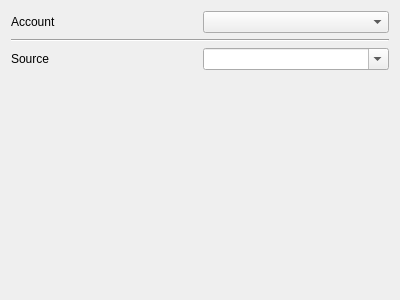
<?xml version="1.0" encoding="UTF-8"?>
<ui version="4.0">
 <class>Form</class>
 <widget class="QWidget" name="Form">
  <property name="geometry">
   <rect>
    <x>0</x>
    <y>0</y>
    <width>400</width>
    <height>300</height>
   </rect>
  </property>
  <property name="windowTitle">
   <string>Form</string>
  </property>
  <layout class="QGridLayout" name="gridLayout">
   <item row="2" column="0">
    <widget class="QLabel" name="label_2">
     <property name="text">
      <string>Source</string>
     </property>
    </widget>
   </item>
   <item row="3" column="1">
    <spacer name="verticalSpacer">
     <property name="orientation">
      <enum>Qt::Vertical</enum>
     </property>
     <property name="sizeHint" stdset="0">
      <size>
       <width>20</width>
       <height>40</height>
      </size>
     </property>
    </spacer>
   </item>
   <item row="0" column="0">
    <widget class="QLabel" name="label">
     <property name="text">
      <string>Account</string>
     </property>
    </widget>
   </item>
   <item row="2" column="1">
    <widget class="QComboBox" name="sourcename_combo">
     <property name="editable">
      <bool>true</bool>
     </property>
    </widget>
   </item>
   <item row="0" column="1">
    <widget class="QComboBox" name="account_combo"/>
   </item>
   <item row="1" column="0" colspan="2">
    <widget class="Line" name="line">
     <property name="orientation">
      <enum>Qt::Horizontal</enum>
     </property>
    </widget>
   </item>
  </layout>
 </widget>
 <resources/>
 <connections/>
</ui>
